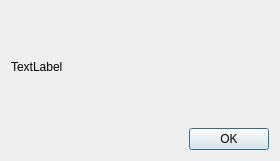
<?xml version="1.0" encoding="UTF-8"?>
<ui version="4.0">
 <class>ParseHasFailedDialog</class>
 <widget class="QDialog" name="ParseHasFailedDialog">
  <property name="geometry">
   <rect>
    <x>0</x>
    <y>0</y>
    <width>280</width>
    <height>161</height>
   </rect>
  </property>
  <property name="windowTitle">
   <string>Dialog</string>
  </property>
  <layout class="QVBoxLayout" name="verticalLayout">
   <item>
    <spacer name="verticalSpacer_2">
     <property name="orientation">
      <enum>Qt::Vertical</enum>
     </property>
     <property name="sizeHint" stdset="0">
      <size>
       <width>20</width>
       <height>41</height>
      </size>
     </property>
    </spacer>
   </item>
   <item>
    <widget class="QLabel" name="labelParseFail">
     <property name="text">
      <string>TextLabel</string>
     </property>
    </widget>
   </item>
   <item>
    <spacer name="verticalSpacer">
     <property name="orientation">
      <enum>Qt::Vertical</enum>
     </property>
     <property name="sizeHint" stdset="0">
      <size>
       <width>20</width>
       <height>40</height>
      </size>
     </property>
    </spacer>
   </item>
   <item>
    <layout class="QHBoxLayout" name="horizontalLayout">
     <item>
      <spacer name="horizontalSpacer">
       <property name="orientation">
        <enum>Qt::Horizontal</enum>
       </property>
       <property name="sizeHint" stdset="0">
        <size>
         <width>40</width>
         <height>20</height>
        </size>
       </property>
      </spacer>
     </item>
     <item>
      <widget class="QPushButton" name="pushButtonOk">
       <property name="text">
        <string>OK</string>
       </property>
      </widget>
     </item>
    </layout>
   </item>
  </layout>
 </widget>
 <resources>
  <include location="resources.qrc"/>
 </resources>
 <connections/>
</ui>
